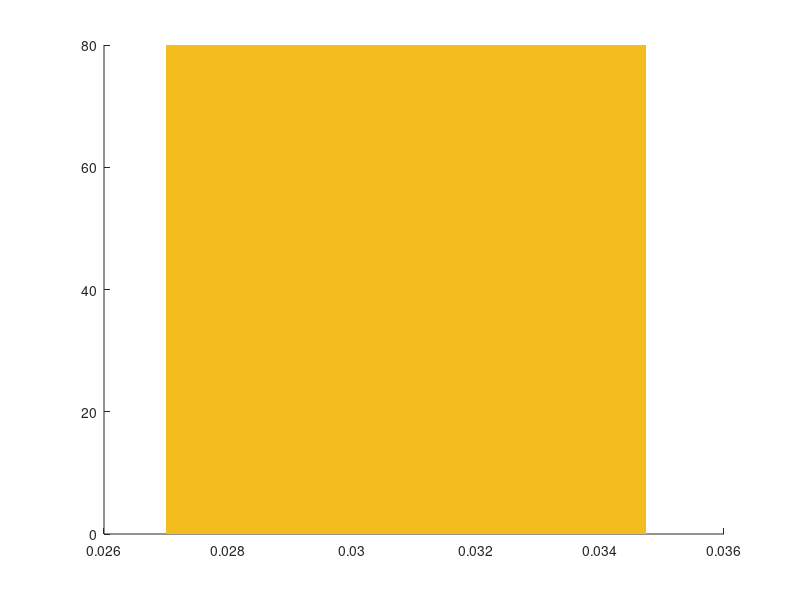

This chart was generated by the following MATLAB code: (Note: this script raises an error after producing the figure.)
clear;
close all;
axlabels = {'1L2/3e','1L2/3i','1L4e','1L4i','1L5e','1L5i','1L6e','1L6i', ...
    '2L2/3e','2L2/3i','2L4e','2L4i','2L5e','2L5i','2L6e','2L6i'};
pop = 5;
sz = 10;

%% Delta_i
load data/0.3_0.3_0.015_0.045.mat;
startX = 0.015; endX = 0.045;
lowY = 0; highY = 80; % 80
x = linspace(startX,endX,size(PET,2));
figure();
hold on;
recX = [0.027 0.03475 0.03475 0.027];
recY = [lowY lowY highY highY];
r1 = fill(recX, recY, [245 189 31]/256,'LineStyle','none');
alpha(r1,0.1);

recX = [0.03725 0.045 0.045 0.03725];
recY = [lowY lowY highY highY];
r2 = fill(recX, recY, [245 189 31]/256,'LineStyle','none');
alpha(r2,0.1);

s = zeros(8,1);
for i = 1:8
    y = PET(1,:,pop,i,1);
    s(i) = scatter(x,y,sz,'filled','LineWidth',2);
    hold on;
end
legend(s,axlabels(1:8));
xlabel("\Delta_{I}");
ylabel("Energy (\muJ)");
title("Energy transmitted in pathway (\Delta_{I})");
axis([startX endX lowY highY]);

% sum all excitatory or inhibitory effect
exc = squeeze(PET(1,:,pop,1,:)) + squeeze(PET(1,:,pop,3,:)) + ...
    squeeze(PET(1,:,pop,5,:)) + squeeze(PET(1,:,pop,7,:));
inh = squeeze(PET(1,:,pop,2,:)) + squeeze(PET(1,:,pop,4,:)) + ...
    squeeze(PET(1,:,pop,6,:)) + squeeze(PET(1,:,pop,8,:));
lowY = 70; highY = 100;
figure();
hold on
recX = [0.027 0.03475 0.03475 0.027];
recY = [lowY lowY highY highY];
r1 = fill(recX, recY, [245 189 31]/256,'LineStyle','none');
alpha(r1,0.1);

recX = [0.03725 0.045 0.045 0.03725];
recY = [lowY lowY highY highY];
r2 = fill(recX, recY, [245 189 31]/256,'LineStyle','none');
alpha(r2,0.1);

s1 = scatter(x, exc(:,1), sz, 'filled','r');
s2 = scatter(x, inh(:,1), sz, 'filled','b');

legend([s1 s2],["Excitatory","Inhibitory"]);
xlabel("\Delta_{I}");
ylabel("Energy (\muJ)");
title("Energy transmitted (\Delta_{I})");

axis([startX endX lowY highY]);

% %% Delta_e
% load data/0.1_0.25_0.012_0.012.mat;
% startX = 0.1; endX = 0.25;
% lowY = 0; highY = 9;
% x = linspace(startX,endX,size(PET,1));
% figure();
% hold on
% recX = [startX 0.12 0.12 startX];
% recY = [lowY lowY highY highY];
% r1 = fill(recX, recY, [245 189 31]/256,'LineStyle','none');
% alpha(r1,0.1);
% 
% recX = [0.2275 endX endX 0.2275];
% recY = [lowY lowY highY highY];
% r2 = fill(recX, recY, [245 189 31]/256,'LineStyle','none');
% alpha(r2,0.1);
% 
% s = zeros(8,1);
% for i = 1:8
%     y = PET(:,1,pop,i,1);
%     s(i) = scatter(x,y,sz,'filled','LineWidth',2);
%     hold on;
% end
% legend(s,axlabels(1:8));
% xlabel("\Delta_{E}");
% ylabel("Energy (\muJ)");
% title("Energy transmitted in pathway (\Delta_{E})");
% 
% % sum all excitatory or inhibitory effect
% exc = squeeze(PET(:,1,pop,1,:)) + squeeze(PET(:,1,pop,3,:)) + ...
%     squeeze(PET(:,1,pop,5,:)) + squeeze(PET(:,1,pop,7,:));
% inh = squeeze(PET(:,1,pop,2,:)) + squeeze(PET(:,1,pop,4,:)) + ...
%     squeeze(PET(:,1,pop,6,:)) + squeeze(PET(:,1,pop,8,:));
% lowY = 6; highY = 14;
% figure();
% hold on
% recX = [startX 0.12 0.12 startX];
% recY = [lowY lowY highY highY];
% r1 = fill(recX, recY, [245 189 31]/256,'LineStyle','none');
% alpha(r1,0.1);
% 
% recX = [0.2275 endX endX 0.2275];
% recY = [lowY lowY highY highY];
% r2 = fill(recX, recY, [245 189 31]/256,'LineStyle','none');
% alpha(r2,0.1);
% 
% s1 = scatter(x, exc(:,1), sz, 'filled','r');
% s2 = scatter(x, inh(:,1), sz, 'filled','b');
% 
% legend([s1 s2],["Excitatory","Inhibitory"]);
% xlabel("\Delta_{I}");
% ylabel("Energy (\muJ)");
% title("Energy transmitted (\Delta_{E})");
% 
% axis([startX endX lowY highY]);

%% Delta_i and Delta_e
load data/0.1_0.5_0.01_0.03.mat;
startXbottom = 0.1; endXbottom = 0.5;
% lowY = 0; highY = 9;
x = linspace(startXbottom,startXbottom,size(PET,1));
figure();
hold on
% recX = [startX 0.12 0.12 startX];
% recY = [lowY lowY highY highY];
% r1 = fill(recX, recY, [245 189 31]/256,'LineStyle','none');
% alpha(r1,0.1);
% 
% recX = [0.2275 endX endX 0.2275];
% recY = [lowY lowY highY highY];
% r2 = fill(recX, recY, [245 189 31]/256,'LineStyle','none');
% alpha(r2,0.1);

s = zeros(8,1);
for i = 1:8
    y = PET(:,pop,i,1);
    s(i) = scatter(x,y,sz,'filled','LineWidth',2);
    hold on;
end
legend(s,axlabels(1:8));
xlabel("\Delta_{E}");
ylabel("Energy (\muJ)");
title("Energy transmitted in pathway (\Delta_{E})");

% sum all excitatory or inhibitory effect
exc = squeeze(PET(:,pop,1,:)) + squeeze(PET(:,pop,3,:)) + ...
    squeeze(PET(:,pop,5,:)) + squeeze(PET(:,pop,7,:));
inh = squeeze(PET(:,pop,2,:)) + squeeze(PET(:,pop,4,:)) + ...
    squeeze(PET(:,pop,6,:)) + squeeze(PET(:,pop,8,:));
lowY = 6; highY = 14;
figure();
hold on
% recX = [startX 0.12 0.12 startX];
% recY = [lowY lowY highY highY];
% r1 = fill(recX, recY, [245 189 31]/256,'LineStyle','none');
% alpha(r1,0.1);
% 
% recX = [0.2275 endX endX 0.2275];
% recY = [lowY lowY highY highY];
% r2 = fill(recX, recY, [245 189 31]/256,'LineStyle','none');
% alpha(r2,0.1);

s1 = scatter(x, exc(:,1), sz, 'filled','r');
s2 = scatter(x, inh(:,1), sz, 'filled','b');

legend([s1 s2],["Excitatory","Inhibitory"]);
xlabel("\Delta_{I}");
ylabel("Energy (\muJ)");
title("Energy transmitted (\Delta_{E})");

axis([startX endX lowY highY]);